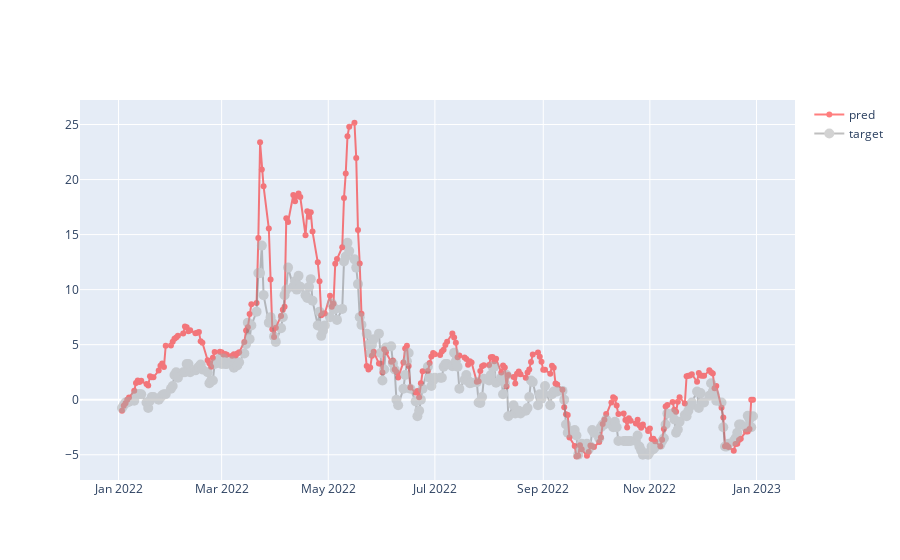

Write notebook code for a chart like this one.
### Code cell
results_df['preds_shifted-1'] = results_df['preds'].shift(-2, fill_value=0)

show_plot(results_df, 'preds_shifted-1')

### Figure 1 — Plotly figure (JSON) as saved in the notebook; plotly's stock layout.template omitted (floating-point values rounded to 4 significant figures; data arrays with more than 128 entries replaced by an {"elided": "..."} marker saying what was removed)
{"data": [{"line": {"color": "red", "width": 2}, "mode": "lines+markers", "name": "pred", "opacity": 0.5, "type": "scatter", "x": {"elided": "260 str values"}, "y": {"elided": "260 float values"}}, {"line": {"color": "gray", "width": 2}, "marker": {"color": "darkgray", "size": 10}, "mode": "lines+markers", "name": "target", "opacity": 0.5, "type": "scatter", "x": {"elided": "260 str values"}, "y": {"elided": "260 float values"}}], "layout": {}}
